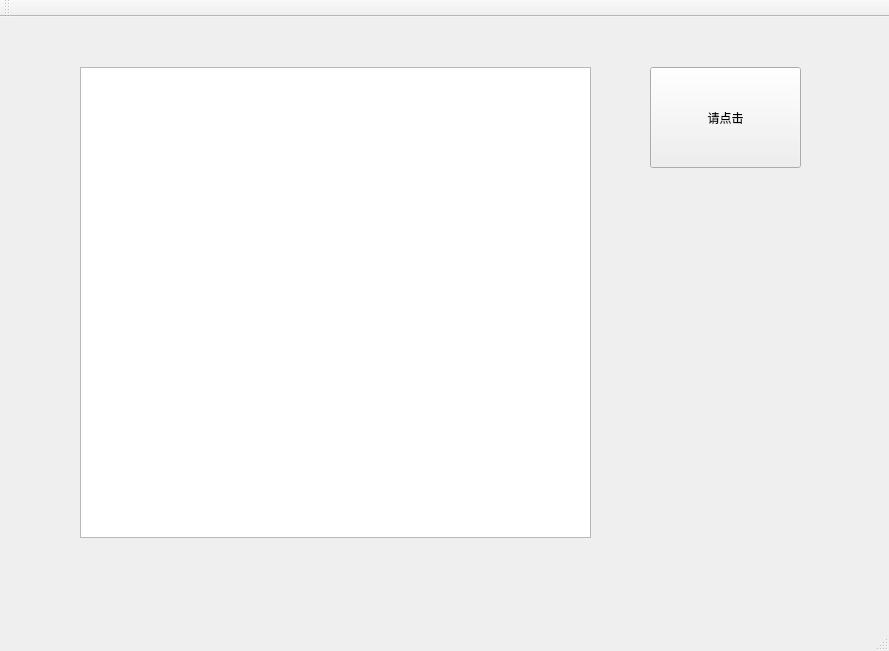
<?xml version="1.0" encoding="UTF-8"?>
<ui version="4.0">
 <class>readJson</class>
 <widget class="QMainWindow" name="readJson">
  <property name="geometry">
   <rect>
    <x>0</x>
    <y>0</y>
    <width>889</width>
    <height>651</height>
   </rect>
  </property>
  <property name="windowTitle">
   <string>readJson</string>
  </property>
  <widget class="QWidget" name="centralWidget">
   <widget class="QListWidget" name="listWidget">
    <property name="geometry">
     <rect>
      <x>80</x>
      <y>50</y>
      <width>511</width>
      <height>471</height>
     </rect>
    </property>
   </widget>
   <widget class="QPushButton" name="pushButton">
    <property name="geometry">
     <rect>
      <x>650</x>
      <y>50</y>
      <width>151</width>
      <height>101</height>
     </rect>
    </property>
    <property name="text">
     <string>请点击</string>
    </property>
   </widget>
  </widget>
  <widget class="QMenuBar" name="menuBar">
   <property name="geometry">
    <rect>
     <x>0</x>
     <y>0</y>
     <width>889</width>
     <height>26</height>
    </rect>
   </property>
  </widget>
  <widget class="QToolBar" name="mainToolBar">
   <attribute name="toolBarArea">
    <enum>TopToolBarArea</enum>
   </attribute>
   <attribute name="toolBarBreak">
    <bool>false</bool>
   </attribute>
  </widget>
  <widget class="QStatusBar" name="statusBar"/>
 </widget>
 <layoutdefault spacing="6" margin="11"/>
 <resources/>
 <connections/>
</ui>
